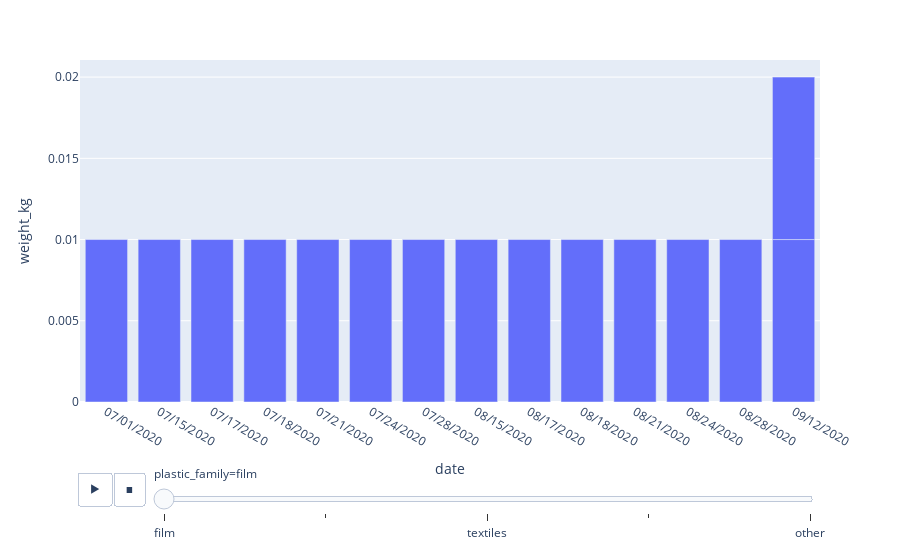

Notebook source saved alongside this figure:
### Code cell
fig = px.bar(user_data, x='date', y='weight_kg', animation_frame="plastic_family")
fig

### Figure 1 — Plotly figure (JSON) as saved in the notebook; plotly's stock layout.template omitted (floating-point values rounded to 4 significant figures)
{"data": [{"alignmentgroup": "True", "hovertemplate": "plastic_family=film<br>date=%{x}<br>weight_kg=%{y}<extra></extra>", "legendgroup": "", "marker": {"color": "#636efa"}, "name": "", "offsetgroup": "", "orientation": "v", "showlegend": false, "textposition": "auto", "type": "bar", "x": ["07/01/2020", "07/15/2020", "07/17/2020", "07/18/2020", "07/21/2020", "07/24/2020", "07/28/2020", "08/15/2020", "08/17/2020", "08/18/2020", "08/21/2020", "08/24/2020", "08/28/2020", "09/12/2020", "09/12/2020"], "xaxis": "x", "y": [0.01, 0.01, 0.01, 0.01, 0.01, 0.01, 0.01, 0.01, 0.01, 0.01, 0.01, 0.01, 0.01, 0.01, 0.01], "yaxis": "y"}], "layout": {"barmode": "relative", "legend": {"tracegroupgap": 0}, "margin": {"t": 60}, "sliders": [{"active": 0, "currentvalue": {"prefix": "plastic_family="}, "len": 0.9, "pad": {"b": 10, "t": 60}, "steps": [{"args": [["film"], {"frame": {"duration": 0, "redraw": true}, "fromcurrent": true, "mode": "immediate", "transition": {"duration": 0, "easing": "linear"}}], "label": "film", "method": "animate"}, {"args": [["rigid beverage container"], {"frame": {"duration": 0, "redraw": true}, "fromcurrent": true, "mode": "immediate", "transition": {"duration": 0, "easing": "linear"}}], "label": "rigid beverage container", "method": "animate"}, {"args": [["textiles"], {"frame": {"duration": 0, "redraw": true}, "fromcurrent": true, "mode": "immediate", "transition": {"duration": 0, "easing": "linear"}}], "label": "textiles", "method": "animate"}, {"args": [["rigid non-beverage container"], {"frame": {"duration": 0, "redraw": true}, "fromcurrent": true, "mode": "immediate", "transition": {"duration": 0, "easing": "linear"}}], "label": "rigid non-beverage container", "method": "animate"}, {"args": [["other"], {"frame": {"duration": 0, "redraw": true}, "fromcurrent": true, "mode": "immediate", "transition": {"duration": 0, "easing": "linear"}}], "label": "other", "method": "animate"}], "x": 0.1, "xanchor": "left", "y": 0, "yanchor": "top"}], "updatemenus": [{"buttons": [{"args": [null, {"frame": {"duration": 500, "redraw": true}, "fromcurrent": true, "mode": "immediate", "transition": {"duration": 500, "easing": "linear"}}], "label": "&#9654;", "method": "animate"}, {"args": [[null], {"frame": {"duration": 0, "redraw": true}, "fromcurrent": true, "mode": "immediate", "transition": {"duration": 0, "easing": "linear"}}], "label": "&#9724;", "method": "animate"}], "direction": "left", "pad": {"r": 10, "t": 70}, "showactive": false, "type": "buttons", "x": 0.1, "xanchor": "right", "y": 0, "yanchor": "top"}], "xaxis": {"anchor": "y", "domain": [0, 1], "title": {"text": "date"}}, "yaxis": {"anchor": "x", "domain": [0, 1], "title": {"text": "weight_kg"}}}}
